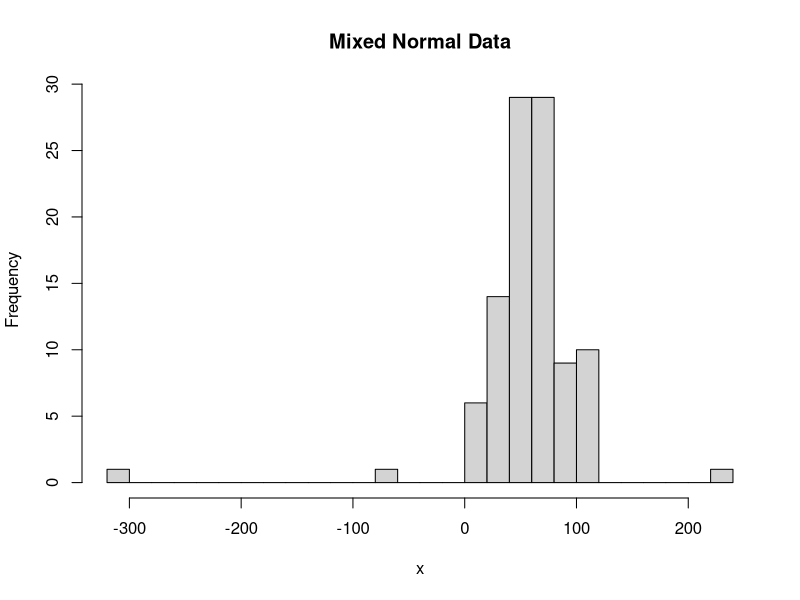
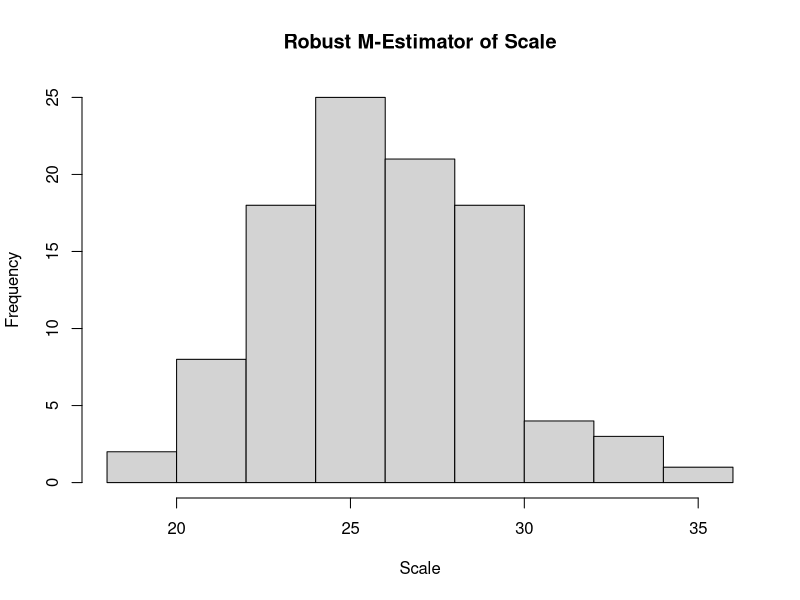
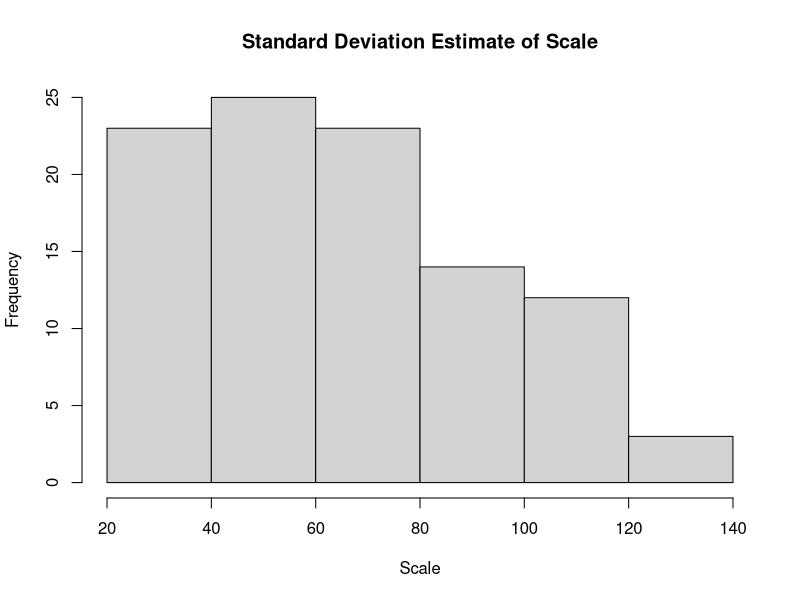
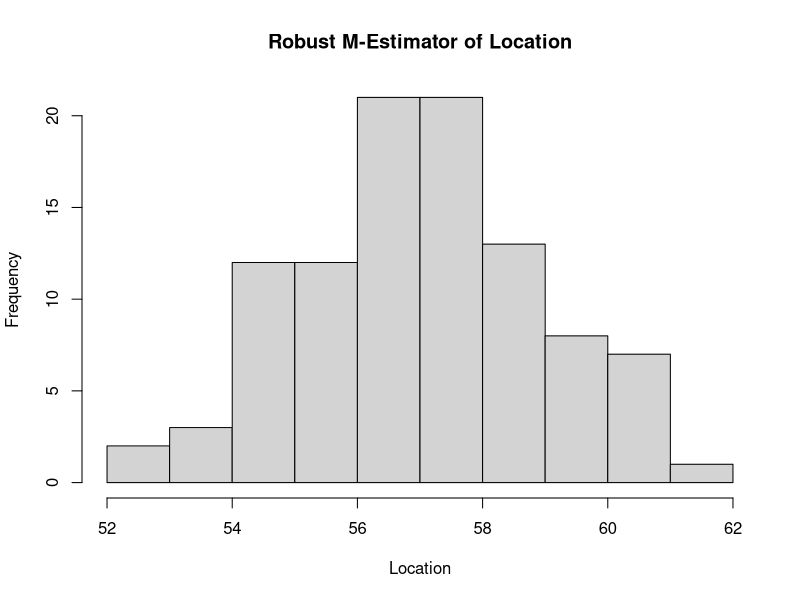
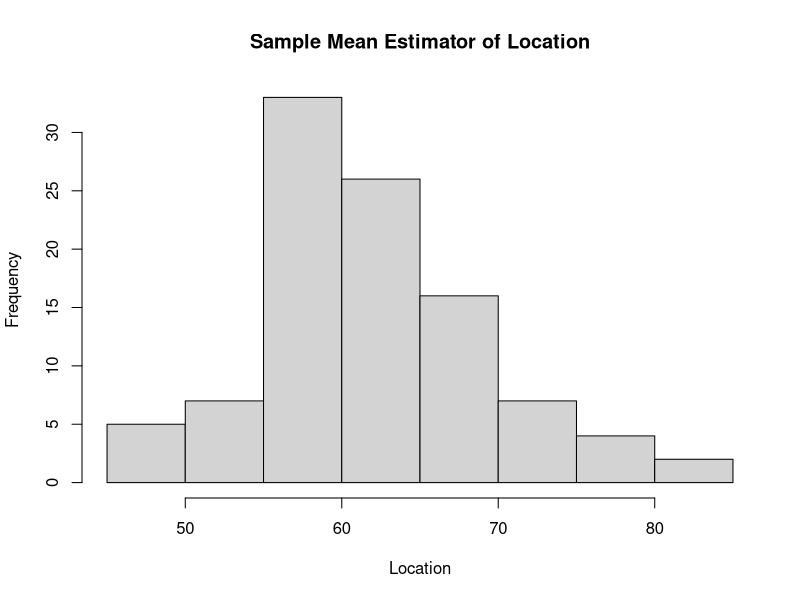
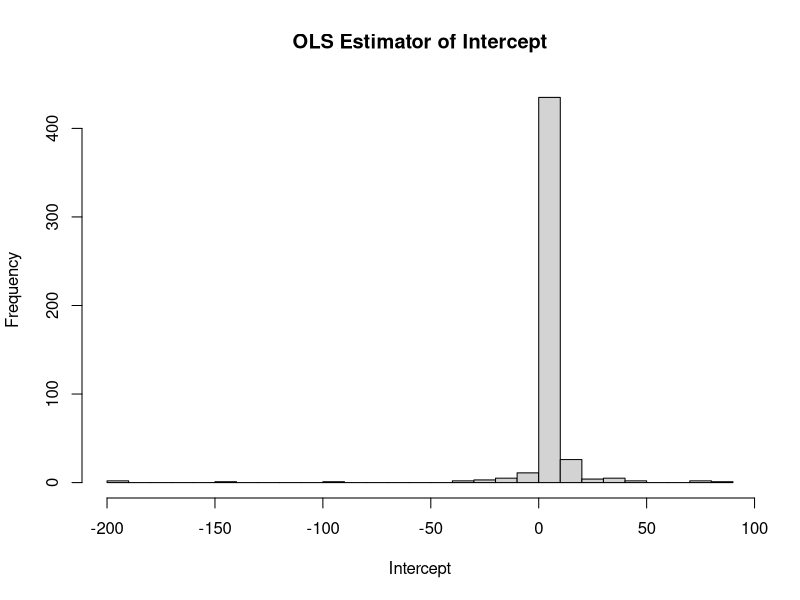
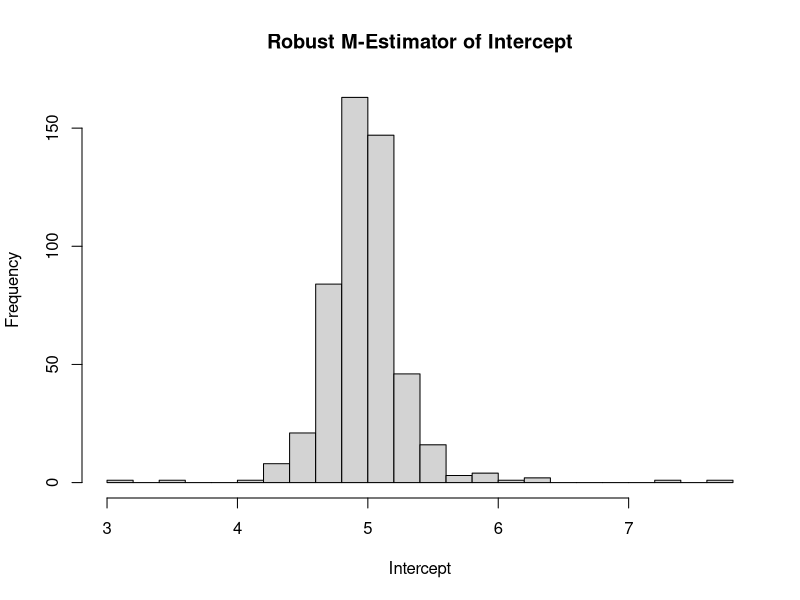
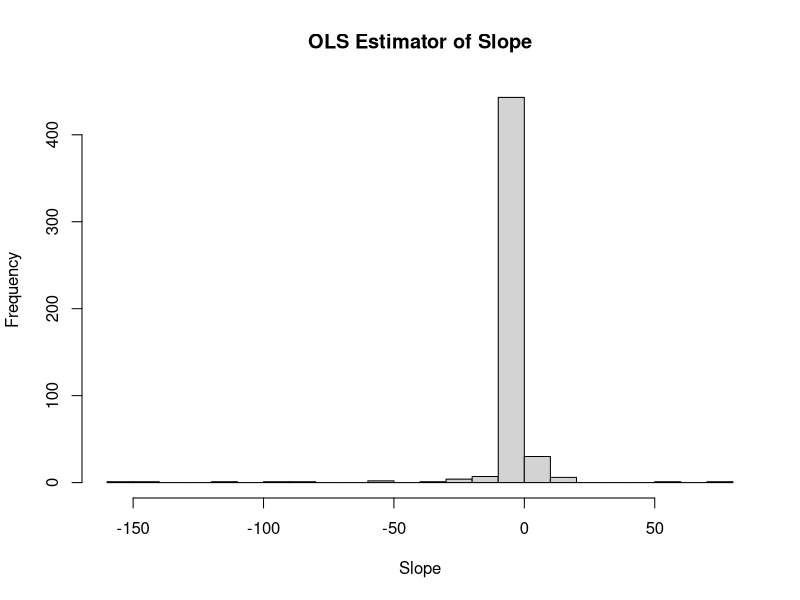

Here is the R script that generated these plots, in order:
#Hubers weight function for location
W = function(x){
  k = 1.03
  return(min(1,k/abs(x)))
}
#Bisquare weight function for location
W = function(x){
  k = 4.68
  return((1-(x/k)^2)^2*(abs(x)<=k))
}
#Bisquare weight function for scale
W = function(x){
  #k is set to 1
  return(min(3-3*x^2+x^4,1/x^2))
}

bisquare = function(x){
  k = 1
  if(abs(x)>k){
    return(1)
  }else{
    return(1-(1-(x/k)^2)^3)
  }
}
MAD = function(x){
  #x is the vector of data
  #return median absolute deviation
  return (median(abs(x-median(x))))
}
MADN = function(x){
  #x is a vector of data
  #return MADN dispersion estimator
  return (MAD(x)/.675)
}


#Location robust estimator
# n = 100
# x = 16 + rnorm(n)
# for (u in 1:10){
# sum_w = 0
# sum_wx = 0
# mu = median(x)
# for(i in 1:n){
#   w = W(x[i]-mu)
#   sum_w = sum_w+w
#   sum_wx = sum_wx+w*x[i]
# }
# mu = sum_wx/sum_w
# }
# (mu)


#Scale robust estimator
# n = 100
# final = 1:100
# for(j in 1:100){
#   x = 4*rnorm(n)
#   sigma = MADN(x)
#   for(u in 1:10){
#     sum_wx2 = 0
#     sum_rho = 0
#     for(i in 1:n){
#       w = W(x[i]/sigma)
#       sum_wx2 = sum_wx2 + w*x[i]^2
#       sum_rho = sum_rho+bisquare(x[i]/sigma)
#     }
#     delta = sum_rho/n
#     sigma=sqrt(1/(n*delta)*sum_wx2)
#   }
#   final[j] = sigma
# }
# hist(final)


#Joint Location and Scale Robust Estimation
#Bisquare weight function for location
W1 = function(x){
  k = 4.68
  return((1-(x/k)^2)^2*(abs(x)<=k))
}
#Bisquare weight function for scale
W2 = function(x){
  return(min(3-3*x^2+x^4,1/x^2))
}

final_u = 1:100
final_sigma = 1:100
base_u = 1:100
base_sigma = 1:100
for(q in 1:100){
  n = 100
  p = .97
  not_outlier = rbinom(n,1,p)
  x = 59 + 25*(rnorm(n)*not_outlier+(1-not_outlier)*rnorm(n,mean=4,sd=15))
  
  u=median(x)
  sigma=MADN(x)
  for(u in 1:50){
    sum_rho = 0
    sum_w1 = 0
    sum_w1x = 0
    sum_w2r2 = 0
    for(i in 1:n){
      ri = (x[i]-u)/sigma
      w1 = W1(ri)
      w2 = W2(ri)
      sum_w1 = sum_w1 + w1
      sum_w1x = sum_w1x + w1*x[i]
      sum_w2r2 = sum_w2r2 + w2*ri^2
      sum_rho = sum_rho+bisquare(ri)
    }
    u = sum_w1x/sum_w1
    delta = 1/n*sum_rho
    sigma = sqrt(sigma^2/(n*delta)*sum_w2r2)
  }
  final_u[q] = u
  final_sigma[q] = sigma
  base_u[q] = mean(x)
  base_sigma[q] = sd(x)
}
hist(x,nclass = 30,main='Mixed Normal Data')
hist(final_sigma,xlab='Scale',main='Robust M-Estimator of Scale')
hist(base_sigma,xlab='Scale',main='Standard Deviation Estimate of Scale')
hist(final_u,xlab = 'Location',main='Robust M-Estimator of Location')
hist(base_u,xlab = 'Location',main='Sample Mean Estimator of Location')




#M-Estimation of Regression
#Bisquare weight function for location
W = function(x){
  k = 4.68
  return((1-(x/k)^2)^2*(abs(x)<=k))
}
base_b0 = 1:500
base_b1 = 1:500
robust_b0 = 1:500
robust_b1 = 1:500
for(q in 1:500){
#Generate data
n = 100
x = cbind(1,rnorm(n))
y = x%*%c(5,-4) + rt(n,1)

B = solve(t(x)%*%x)%*%t(x)%*%y
#plot(x[,2],y,xlab = 'x',main="OLS v M-Estimate")
#abline(a=B[1],b=B[2],col='red')
base_b0[q] = B[1]
base_b1[q] = B[2]
sigma = median(abs(y-x%*%B))/.675
old_B = 1+B
while(max(old_B-B)>.01){
  #sigma = median(abs(y-x%*%B))/.675
  w = c(W((y-x%*%B)/sigma))
  w = diag(x=w,nrow = n)
  old_B = B
  B = solve(t(x)%*%w%*%x)%*%t(x)%*%w%*%y
}
#abline(a=B[1],b=B[2],col='blue')
#legend(1, -18, legend=c("OLS", "Robust M"),
#       col=c("red", "blue"),lty=1)
robust_b0[q]=B[1]
robust_b1[q]=B[2]
}
hist(base_b0,nclass = 30,xlab = 'Intercept',main='OLS Estimator of Intercept')
hist(robust_b0,nclass = 30, xlab='Intercept',main="Robust M-Estimator of Intercept")
hist(base_b1,nclass = 30,xlab = 'Slope',main = 'OLS Estimator of Slope')
hist(robust_b1,nclass = 30, xlab = 'Slope',main="Robust M-Estimator of Slope")
